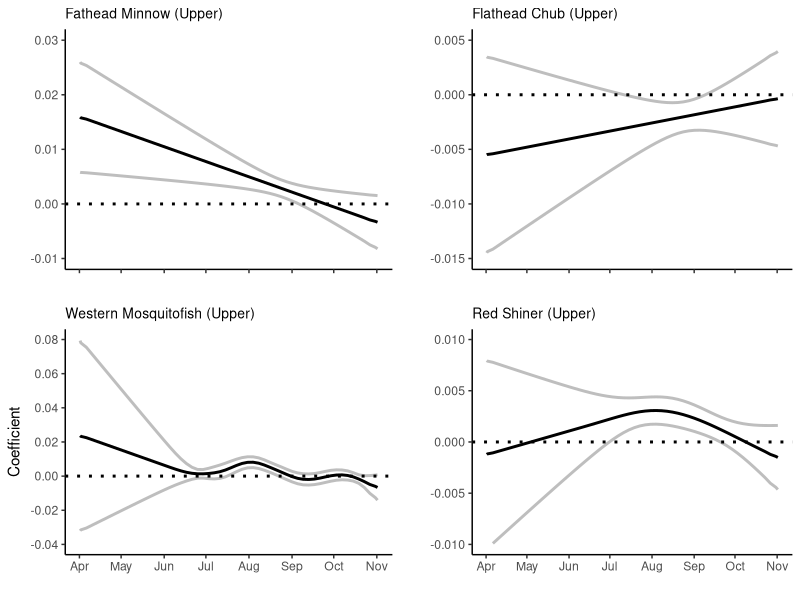

Here is the R script that generated this plot:
#read me ####
#script is to plot the species/reaches that had signicant FDA results for
#daily extent dry

#libraries ####
library(tidyverse)
library(cowplot)

#data ####

#extent
carcar_san_a <- read.csv("FDA_Data/Coefs_SanAcacia_CARCAR_Extent.csv")%>%
  mutate(Time = as.Date(Time, origin="1970-01-01"))
pimpro_is <- read.csv("FDA_Data/Coefs_Isleta_PIMPRO_Extent.csv")%>%
  mutate(Time = as.Date(Time, origin="1970-01-01"))
plagra_is <- read.csv("FDA_Data/Coefs_Isleta_PLAGRA_Extent.csv")%>%
  mutate(Time = as.Date(Time, origin="1970-01-01"))
gamaff_is <- read.csv("FDA_Data/Coefs_Isleta_GAMAFF_Extent.csv")%>%
  mutate(Time = as.Date(Time, origin="1970-01-01"))
cyplut_is <- read.csv("FDA_Data/Coefs_Isleta_CYPLUT_Extent.csv") %>%
  mutate(Time = as.Date(Time, origin="1970-01-01"))
cyplut_san_a <- read.csv("FDA_Data/Coefs_SanAcacia_CYPLUT_Extent.csv")%>%
  mutate(Time = as.Date(Time, origin="1970-01-01"))


#plotting code
#carcar - san acacia
pl_car_sana<- carcar_san_a %>% 
  ggplot(aes(x = Time, y = Coef))+
  geom_line(size = 1)+
  geom_line(aes(x=Time, y = UpperCI), color = "grey", linewidth = 1)+
  geom_line(aes(x=Time, y = LowerCI), color = "grey", linewidth = 1)+
  geom_hline(yintercept = 0, linetype = "dotted", linewidth = 1)+
  ylab("Coefficient")+ xlab("")+
  ylim(-0.005, 0.005)+
  theme_classic()+
  ggtitle("Common Carp (Lower)")+
  theme(plot.title = element_text(size = 10), axis.text.x=element_blank())+
  scale_x_date(date_breaks = "1 month", date_labels = "%b")


  #pimpro - isleta
pl_pim_is <- pimpro_is %>% 
  ggplot(aes(x = Time, y = Coef))+
  geom_line(size = 1)+
  geom_line(aes(x=Time, y = UpperCI), color = "grey", linewidth = 1)+
  geom_line(aes(x=Time, y = LowerCI), color = "grey", linewidth = 1)+
  geom_hline(yintercept = 0, linetype = "dotted", linewidth = 1)+
  ylab("")+ xlab("")+
  ylim(-0.01, 0.030)+
  theme_classic()+
  ggtitle("Fathead Minnow (Upper)")+
  theme(plot.title = element_text(size = 10), axis.text.x=element_blank())+
  scale_x_date(date_breaks = "1 month", date_labels = "%b")

  #plagra - isleta
pl_pla_is <-plagra_is %>% 
  ggplot(aes(x = Time, y = Coef))+
  geom_line(size = 1)+
  geom_line(aes(x=Time, y = UpperCI), color = "grey", linewidth = 1)+
  geom_line(aes(x=Time, y = LowerCI), color = "grey", linewidth = 1)+
  geom_hline(yintercept = 0, linetype = "dotted", linewidth = 1)+
  ylab("") + xlab("")+
  scale_y_continuous(breaks = seq(-0.04, 0.08, 0.02))+
  theme_classic()+
  ylim(-0.015, 0.005)+
  ggtitle("Flathead Chub (Upper)")+
  theme(plot.title = element_text(size = 10) , axis.text.x=element_blank())+
  scale_x_date(date_breaks = "1 month", date_labels = "%b")


  #pimpro - isleta
pl_gam_is <-gamaff_is %>% 
  ggplot(aes(x = Time, y = Coef))+
  geom_line(size = 1)+
  geom_line(aes(x=Time, y = UpperCI), color = "grey", linewidth = 1)+
  geom_line(aes(x=Time, y = LowerCI), color = "grey", linewidth = 1)+
  geom_hline(yintercept = 0, linetype = "dotted", linewidth = 1)+
  ylab("Coefficient")+ xlab("")+
  scale_y_continuous(limits = c(-0.04, 0.08), breaks = c(-0.04, -.02, 0.0, 0.02, 0.04, 0.06, 0.08))+
  theme_classic()+
  ggtitle("Western Mosquitofish (Upper)")+
  theme(plot.title = element_text(size = 10))+
  scale_x_date(date_breaks = "1 month", date_labels = "%b")


  #cyplut - isleta
pl_cyp_is <-cyplut_is %>%  
  ggplot(aes(x = Time, y = Coef))+
  geom_line(size = 1)+
  geom_line(aes(x=Time, y = UpperCI), color = "grey", linewidth = 1)+
  geom_line(aes(x=Time, y = LowerCI), color = "grey", linewidth = 1)+
  geom_hline(yintercept = 0, linetype = "dotted", linewidth = 1)+
  ylab("")+ xlab("")+
  ylim(-0.01, 0.01)+
  theme_classic()+
  ggtitle("Red Shiner (Upper)")+
  theme(plot.title = element_text(size = 10))+
  scale_x_date(date_breaks = "1 month", date_labels = "%b")


  #cyplut - san acacia
pl_cyp_sana <-cyplut_san_a %>% 
  ggplot(aes(x = Time, y = Coef))+
  geom_line(size = 1)+
  geom_line(aes(x=Time, y = UpperCI), color = "grey", linewidth = 1)+
  geom_line(aes(x=Time, y = LowerCI), color = "grey", linewidth = 1)+
  geom_hline(yintercept = 0, linetype = "dotted", linewidth = 1)+
  ylab("")+ xlab("")+
  ylim(-0.03, 0.02)+
  theme_classic()+
  ggtitle("Red Shiner (Lower)")+
  theme(plot.title = element_text(size = 10))+
  scale_x_date(date_breaks = "1 month", date_labels = "%b")



tiff("Figures/FDA_Extent.jpg", units= "in", width = 8, height = 6, res = 600)
plot_grid(pl_pim_is, pl_pla_is, pl_gam_is, pl_cyp_is)
dev.off()
